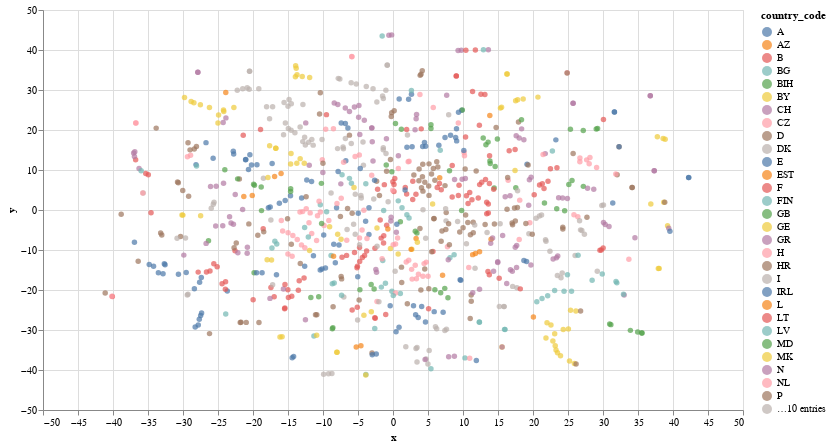

The cell this chart's notebook holds for it:
### Code cell
alt.Chart(fastRP_10d_df).mark_circle().encode(
    x='x',
    y='y',
    color='country_code',
    tooltip=['name', 'country_code']
).properties(width=700, height=400)

### Figure 1 — Vega-Lite specification as saved in the notebook (floating-point values rounded to 4 significant figures; data arrays with more than 128 entries replaced by an {"elided": "..."} marker saying what was removed)
{"config": {"view": {"continuousWidth": 400, "continuousHeight": 300}}, "data": {"name": "data-398f92c6a7a03a7a2e590a2cddee7af6"}, "mark": "circle", "encoding": {"color": {"type": "nominal", "field": "country_code"}, "tooltip": [{"type": "nominal", "field": "name"}, {"type": "nominal", "field": "country_code"}], "x": {"type": "quantitative", "field": "x"}, "y": {"type": "quantitative", "field": "y"}}, "height": 400, "width": 700, "$schema": "https://vega.github.io/schema/vega-lite/v4.8.1.json", "datasets": {"data-398f92c6a7a03a7a2e590a2cddee7af6": {"elided": "895 records"}}}
